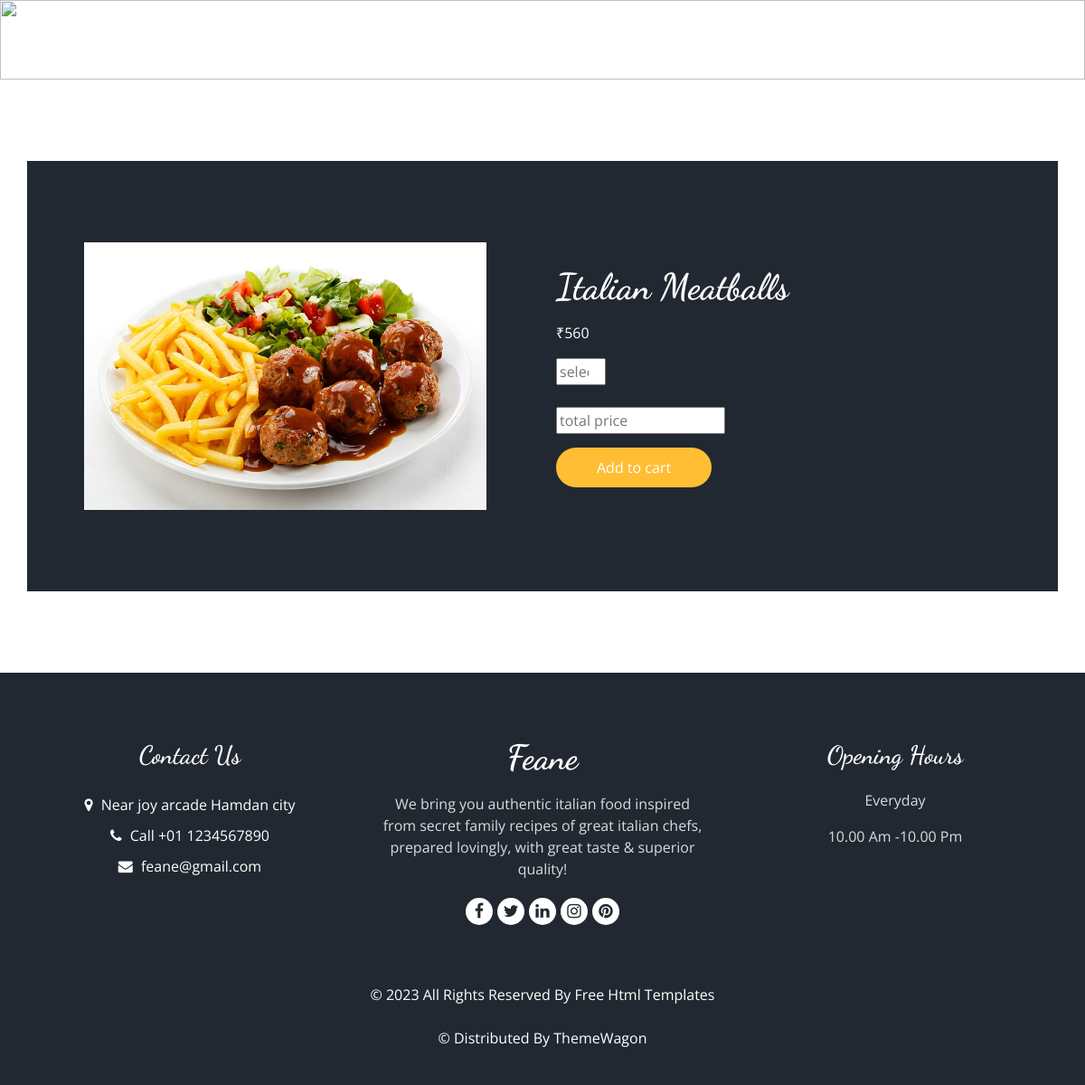
/productdetails/9, run on the app's committed database.
### myapp/models.py (models this page shows)
class productdb(models.Model):
    category= models.CharField(max_length=30, null=True, blank=True)
    productname = models.CharField(max_length=30,null=True, blank=True)
    discription = models.CharField(max_length=100, null=True, blank=True)
    productprice = models.IntegerField(null=True, blank=True)
    image = models.ImageField(upload_to="profile", null=True, blank=True)

### frontend/views.py (the view)
# urls.py: path('productdetails/<int:dataid>',views.productdetails,name="productdetails"),
def productdetails(request,dataid):
    datas = productdb.objects.get(id=dataid)
    data = categorydb.objects.all()
    return render(request, "product_details.html", {'dat': datas,'data':data})

### frontend/templates/product_details.html (shortened to what this page needs)
<!DOCTYPE html>
{% load static %}
<html>
<head>
  <link rel="stylesheet" type="text/css" href="{% static 'css/bootstrap.css' %}" />
  <link rel="stylesheet" type="text/css" href="https://cdnjs.cloudflare.com/ajax/libs/OwlCarousel2/2.3.4/assets/owl.carousel.min.css" />
  <link rel="stylesheet" href="https://cdnjs.cloudflare.com/ajax/libs/jquery-nice-select/1.1.0/css/nice-select.min.css" />
  <link href="{% static 'css/font-awesome.min.css' %}" rel="stylesheet" />
  <link href="{% static 'css/style.css' %}" rel="stylesheet" />
  <link href="{% static 'css/responsive.css' %}" rel="stylesheet" />
</head>
<body class="sub_page">
  <div class="hero_area">
    <div class="bg-box">
      <img src="{% static 'images/hero-bg.jpg' %}" alt="">
    </div>
    <header class="header_section">
      <div class="container">
        <nav class="navbar navbar-expand-lg custom_nav-container ">
          <a class="navbar-brand" href="index.html">
            <span>
            </span>
          </a>
          <div class="collapse navbar-collapse" id="navbarSupportedContent">
            <ul class="navbar-nav  mx-auto ">
              <li class="nav-item">
                <a class="nav-link" href="{% url 'webindex' %}">Home </a>
              </li>
               <li class="nav-item dropdown">
              <a class="nav-link dropdown-toggle" href="#" id="dropdown04" data-toggle="dropdown" aria-haspopup="true" aria-expanded="false">Menu</a>
            </li>
              <li class="nav-item">
                <a class="nav-link" href="{% url 'about' %}">About</a>
              </li>
              <li class="nav-item">
                <a class="nav-link" href="{% url 'booking' %}">Book Table</a>
              </li>
            </ul>
            <div class="user_option">
              <a href="" class="user_link">
                <i class="fa fa-user" aria-hidden="true"></i>
              </a>
              <a class="cart_link" href="#">
              </a>
              <form class="form-inline">
                <button class="btn  my-2 my-sm-0 nav_search-btn" type="submit">
                  <i class="fa fa-search" aria-hidden="true"></i>
                </button>
              </form>
            </div>
          </div>
        </nav>
      </div>
    </header>
  </div>
  <section class="food_section layout_padding">
    <div class="container">
   <section class="about_section layout_padding">
    <div class="container  ">
      <div class="row">
        <div class="col-md-6 ">
          <div class="img-box">
            <img src="{{dat.image.url}}" alt="">
          </div>
        </div>
        <div class="col-md-6">
          <div class="detail-box">
            <div class="heading_container">
              <h2>
               {{dat.productname}}
              </h2>
            </div>
             <p>
              ₹{{dat.productprice}}
            </p>
            <div>
                <input type="number" class="" id="qty" name="qty"   min="1" max="10"  placeholder="select required quantity" required="" />
              </div>
            <br>
             <div>
                <input type="text" class="" name="totalprice" id="totalprice" placeholder="total price" required="" />
              </div>
            <a href="{% url 'customerlogin' %}" >
              Add to cart
            </a>
          </div>
        </div>
      </div>
    </div>
  </section>
    </div>
  </section>
  <footer class="footer_section">
    <div class="container">
      <div class="row">
        <div class="col-md-4 footer-col">
          <div class="footer_contact">
            <h4>
              Contact Us
            </h4>
            <div class="contact_link_box">
              <a href="">
                <i class="fa fa-map-marker" aria-hidden="true"></i>
                <span>
                  Near joy arcade
                  Hamdan city
                </span>
              </a>
              <a href="">
                <i class="fa fa-phone" aria-hidden="true"></i>
                <span>
                  Call +01 1234567890
                </span>
              </a>
              <a href="">
                <i class="fa fa-envelope" aria-hidden="true"></i>
                <span>
                  feane@gmail.com
                </span>
              </a>
            </div>
          </div>
        </div>
        <div class="col-md-4 footer-col">
          <div class="footer_detail">
            <a href="" class="footer-logo">
              Feane
            </a>
            <p>
              We bring you authentic italian food inspired from secret family recipes
              of great italian chefs, prepared lovingly, with great taste & superior quality!
            </p>
            <div class="footer_social">
              <a href="">
                <i class="fa fa-facebook" aria-hidden="true"></i>
              </a>
              <a href="">
                <i class="fa fa-twitter" aria-hidden="true"></i>
              </a>
              <a href="">
                <i class="fa fa-linkedin" aria-hidden="true"></i>
              </a>
              <a href="">
                <i class="fa fa-instagram" aria-hidden="true"></i>
              </a>
              <a href="">
                <i class="fa fa-pinterest" aria-hidden="true"></i>
              </a>
            </div>
          </div>
        </div>
        <div class="col-md-4 footer-col">
          <h4>
            Opening Hours
          </h4>
          <p>
            Everyday
          </p>
          <p>
            10.00 Am -10.00 Pm
          </p>
        </div>
      </div>
      <div class="footer-info">
        <p>
          &copy; <span id="displayYear"></span> All Rights Reserved By
          <a href="https://html.design/">Free Html Templates</a><br><br>
          &copy;  Distributed By
          <a href="https://themewagon.com/" target="_blank">ThemeWagon</a>
        </p>
      </div>
    </div>
  </footer>
</body>
</html>

### frontend/static/css/responsive.css (style rules this page uses)
@media (min-width: 1200px) { .container { max-width: 1170px; } }

### data on the page
productdb: image (picture), productname "Italian Meatballs", productprice "560"
